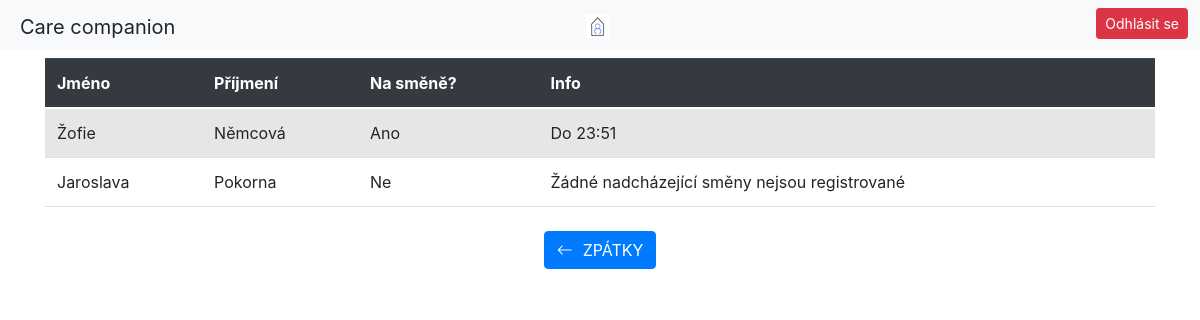
Before: /klient/seznam-opatrovniku/ (signed in) with the older database file.
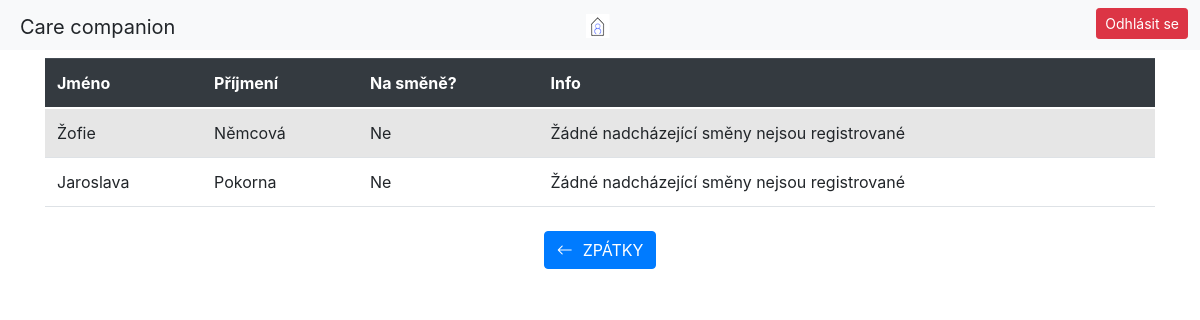
After: the same page with the newer database file.
### caregiver/models.py (models this page shows, shortened)
class Shift(models.Model):
    date_of_shift = models.DateField()
    start = models.TimeField()
    end = models.TimeField()
    caregiver = models.ForeignKey(Caregiver, on_delete=models.CASCADE)

### home/decorators.py (the view)
        def _wrapped_view(request, *args, **kwargs):
            if request.user.is_authenticated:
                groups = request.user.groups.values_list('name', flat=True)
                if group_name in groups:
                    return view_func(request, *args, **kwargs)
            return redirect('login_user')

### caregiver/models.py (called while the page is built)
    @property
    def first_name(self):
        return self.user.first_name

    @property
    def last_name(self):
        return self.user.last_name

### patient/templates/caregivers_list.html
{% extends 'base_patient.html' %}
{% load static %}
{% block navbar %}
     <a href="{% url 'index_patient' %}"><img src="{% static 'CareLogo.png' %}" alt="Italian Trulli"></a>
{% endblock %}
{% block content %}
    <div class="container pt-2">
      <table class="table table-striped">
        <thead class="thead-dark">
            <tr>
                <th scope="col">Jméno</th>
                <th scope="col">Příjmení</th>
                <th scope="col">Na směně?</th>
                <th scope="col">Info</th>
            </tr>
        </thead>
        <tbody>
            {% for caregiver_info in caregivers_shift_info %}
            <tr>
                <td>{{ caregiver_info.first_name }}</td>
                <td>{{ caregiver_info.last_name }}</td>
                <td>{% if caregiver_info.on_shift %} Ano {% else %} Ne {% endif %}</td>
                <td>{% if caregiver_info.on_shift %} Do {{ caregiver_info.shift_end }}
                    {% elif caregiver_info.no_upc_shifts %} Žádné nadcházející směny nejsou registrované
                    {% else %} Další směna: {{ caregiver_info.next_shift_date }} od {{ caregiver_info.next_shift_start }} do {{ caregiver_info.next_shift_end }} {% endif %}
                </td>
            </tr>
            {% endfor %}
        </tbody>
    </table>
    </div>
    <div class="row justify-content-center mt-4">
        <div class="container-fluid text-center">
                <a href="{% url 'index_patient' %}" class="btn btn-primary"><i class="bi bi-arrow-left" style="margin-right: 10px;"></i>ZPÁTKY</a>
        </div>
    </div>
{% endblock %}

Changed rows visible on the page:
removed Shift: shift_end "23:51"
Other visible differences:
new list line: "Žofie Němcová"
new list line: "Ne Žádné nadcházející směny nejsou registrované"
list line gone: "Žofie Němcová"
list line gone: "Ano Do"
